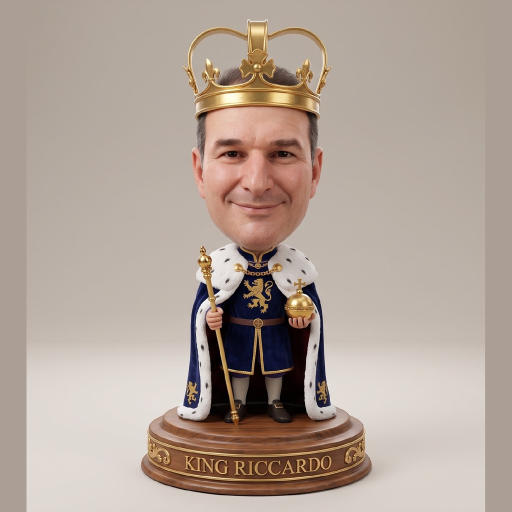
#> input picture tools/model-pipeline/king/front.png, 1024 x 1024 px (shown at 1/2 size)
$ python generate_side_variants.py
#> lines starting #> are read from the running program, lines starting #| are printed output that depends on the picture
import os
import sys
from io import BytesIO
from pathlib import Path
from PIL import Image
from google import genai
from google.genai import types

HERE = Path(__file__).parent
FRONT = HERE / "front.png"
TQ = HERE / "threequarter.png"
REF2 = Path("assets/characters/king-riccardo-2.jpg")

key = os.environ.get("GEMINI_API_KEY") or os.environ.get("GOOGLE_API_KEY")
client = genai.Client(api_key=key)

ref_front = Image.open(FRONT)
#> ref_front is the input picture: PIL image 1024x1024 RGB; mean R, G, B 177.6, 162.6, 152.1
ref_tq = Image.open(TQ)
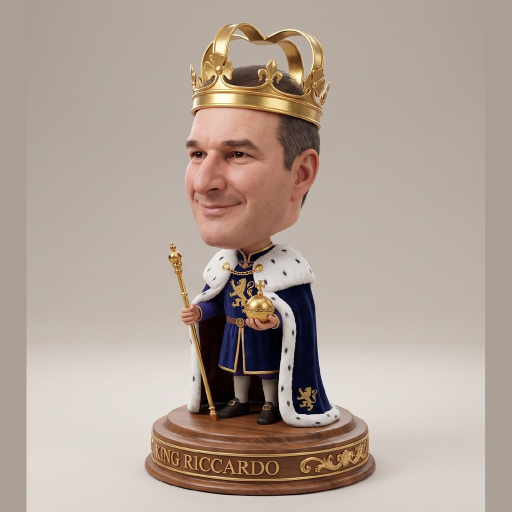
#> input picture tools/model-pipeline/king/threequarter.png, 1024 x 1024 px (shown at 1/2 size)
#> ref_tq is the input picture: PIL image 1024x1024 RGB; mean R, G, B 176.9, 161.9, 151.4
ref_extra = Image.open(REF2)
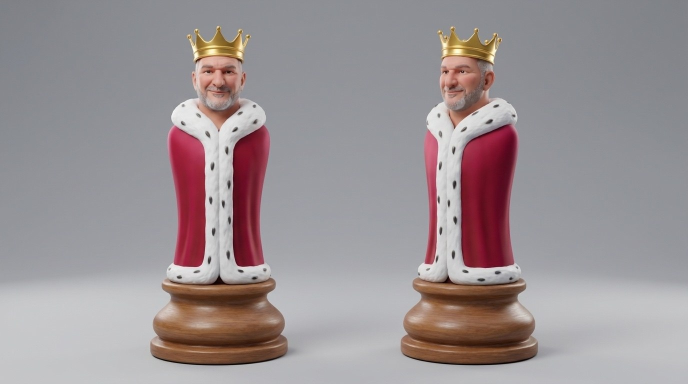
#> input picture assets/characters/king-riccardo-2.jpg, 1376 x 768 px, found by its file name (shown at 1/2 size)
#> ref_extra is the input picture: PIL image 1376x768 RGB; mean R, G, B 155.2, 146.1, 148.5

out_dir = HERE / "side_profile_experiments"
out_dir.mkdir(exist_ok=True)

PROMPTS = [
    (
        "var1_strict_likeness_nb21",
        "gemini-nano-banana-2.1",
        "STRICT CHARACTER LIKENESS MANDATE: Maintain 100% exact facial likeness of Riccardo from the references! "
        "Same face shape, same nose, same dark rectangular glasses, same neatly trimmed dark beard and mustache, "
        "same friendly cheerful smiling mouth with smiling cheeks, same golden crown resting on his dark hair. "
        "Render the figurine seen from the 90-DEGREE SIDE PROFILE (orthographic product shot on plain grey background). "
        "Show his recognizable profile with glasses on nose bridge, beard line, ear, crown, royal red cape with ermine trim, "
        "vertical golden sceptre in hand, and round dark wooden pedestal."
    ),
    (
        "var2_slight_angle_nb21",
        "gemini-nano-banana-2.1",
        "Maintain PERFECT facial likeness of Riccardo (glasses, beard, nose, friendly smile, facial structure). "
        "Render from a deep 75-80 degree side view so his recognizable facial features (eyes behind glasses, smile, beard) "
        "are clearly visible and undeniably match the front and 3/4 views. "
        "Royal crimson and ermine cape, golden crown, round pedestal."
    ),
    (
        "var3_strict_likeness_pro",
        "gemini-3-pro-image-preview",
        "STRICT CHARACTER LIKENESS MANDATE: Exact caricature likeness of Riccardo. "
        "The face must be identical in side profile to the reference images: same nose bridge and glasses, same cheerful Italian face, "
        "same beard grooming, same smile lines. Orthographic 90-degree side profile on neutral grey studio background, "
        "full figurine centered from crown to wooden pedestal."
    ),
    (
        "var4_profile_pro",
        "gemini-3-pro-image-preview",
        "Side profile view (90 degrees rotation) of King Riccardo figurine. "
        "Carefully preserve the facial likeness: distinctive glasses, nose profile, trimmed beard, happy smiling expression, "
        "golden crown, royal red cape draping behind, golden sceptre in hand, round wooden pedestal."
    ),
    (
        "var5_photoconsistent_nb21",
        "gemini-nano-banana-2.1",
        "Orthographic side view of the SAME figurine of King Riccardo. "
        "Ensure the caricature portrait is fully consistent with reference 1 and 2: nose shape, glasses frames, "
        "beard curvature, smiling lips, ear, crown placement. Studio product photography on uniform grey background."
    ),
    (
        "var6_photoconsistent_pro",
        "gemini-3-pro-image-preview",
        "Side view (profile) of collectible King Riccardo chess piece. "
        "Preserve exact facial geometry and recognizable likeness of Riccardo: dark hair, glasses, beard, cheerful face, "
        "crown, royal attire, sceptre, circular wooden base."
    ),
]

print(f"Generating {len(PROMPTS)} side profile variations for King Riccardo...")

for label, model_name, prompt in PROMPTS:
    print(f"--> Generating '{label}' using {model_name}...", flush=True)
    try:
        resp = client.models.generate_content(
            model=model_name,
            contents=[ref_front, ref_tq, ref_extra, prompt],
            config=types.GenerateContentConfig(
                response_modalities=["IMAGE"],
                image_config=types.ImageConfig(aspect_ratio="1:1"),
            ),
        )
        saved = False
        for part in resp.candidates[0].content.parts:
            if part.inline_data:
                dst = out_dir / f"king_side_{label}.png"
                Image.open(BytesIO(part.inline_data.data)).convert("RGB").save(dst)
                print(f"  ✅ Saved {dst.name} ({dst.stat().st_size // 1024} KB)", flush=True)
                saved = True
        if not saved:
            print(f"  ❌ No image returned: {resp.candidates[0].finish_reason}", flush=True)
    except Exception as e:
        print(f"  ❌ Error with {label}: {e}", flush=True)

print("Finished generating side profile variations!")
